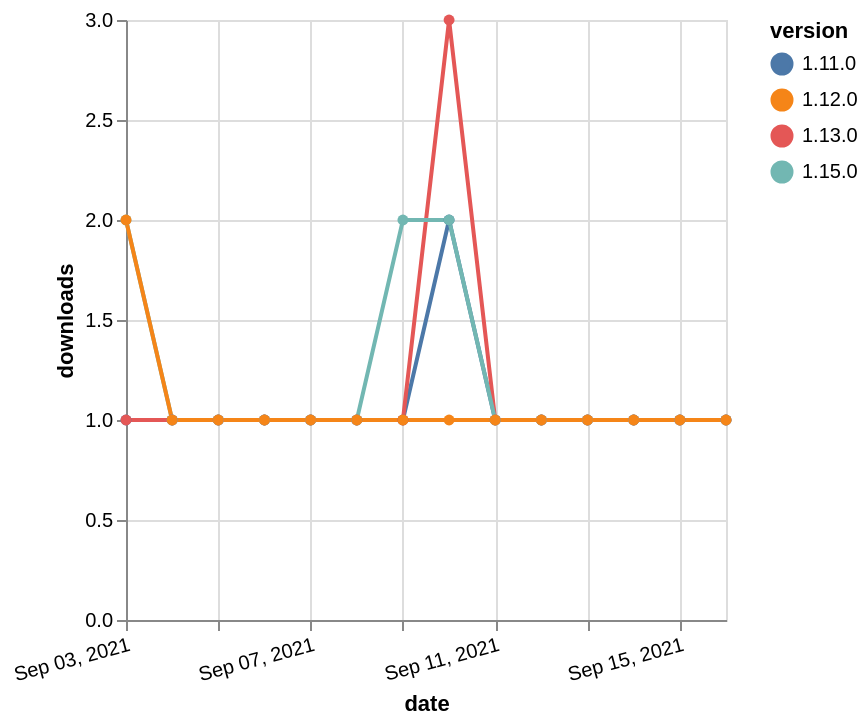

The Vega-Lite source for this figure:
### Vega-Lite specification from a JSON file in a GitHub repository (floating-point values rounded to 4 significant figures)
{"$schema": "https://vega.github.io/schema/vega-lite/v5.json", "description": "A simple bar chart with embedded data.", "data": {"values": [{"date": "2021-09-03", "total": 208, "delta": 1, "version": "1.11.0"}, {"date": "2021-09-04", "total": 209, "delta": 1, "version": "1.11.0"}, {"date": "2021-09-05", "total": 210, "delta": 1, "version": "1.11.0"}, {"date": "2021-09-06", "total": 211, "delta": 1, "version": "1.11.0"}, {"date": "2021-09-07", "total": 212, "delta": 1, "version": "1.11.0"}, {"date": "2021-09-08", "total": 213, "delta": 1, "version": "1.11.0"}, {"date": "2021-09-09", "total": 214, "delta": 1, "version": "1.11.0"}, {"date": "2021-09-10", "total": 216, "delta": 2, "version": "1.11.0"}, {"date": "2021-09-11", "total": 217, "delta": 1, "version": "1.11.0"}, {"date": "2021-09-12", "total": 218, "delta": 1, "version": "1.11.0"}, {"date": "2021-09-13", "total": 219, "delta": 1, "version": "1.11.0"}, {"date": "2021-09-14", "total": 220, "delta": 1, "version": "1.11.0"}, {"date": "2021-09-15", "total": 221, "delta": 1, "version": "1.11.0"}, {"date": "2021-09-16", "total": 222, "delta": 1, "version": "1.11.0"}, {"date": "2021-09-03", "total": 276, "delta": 1, "version": "1.13.0"}, {"date": "2021-09-04", "total": 277, "delta": 1, "version": "1.13.0"}, {"date": "2021-09-05", "total": 278, "delta": 1, "version": "1.13.0"}, {"date": "2021-09-06", "total": 279, "delta": 1, "version": "1.13.0"}, {"date": "2021-09-07", "total": 280, "delta": 1, "version": "1.13.0"}, {"date": "2021-09-08", "total": 281, "delta": 1, "version": "1.13.0"}, {"date": "2021-09-09", "total": 282, "delta": 1, "version": "1.13.0"}, {"date": "2021-09-10", "total": 285, "delta": 3, "version": "1.13.0"}, {"date": "2021-09-11", "total": 286, "delta": 1, "version": "1.13.0"}, {"date": "2021-09-12", "total": 287, "delta": 1, "version": "1.13.0"}, {"date": "2021-09-13", "total": 288, "delta": 1, "version": "1.13.0"}, {"date": "2021-09-14", "total": 289, "delta": 1, "version": "1.13.0"}, {"date": "2021-09-15", "total": 290, "delta": 1, "version": "1.13.0"}, {"date": "2021-09-16", "total": 291, "delta": 1, "version": "1.13.0"}, {"date": "2021-09-03", "total": 114, "delta": 2, "version": "1.15.0"}, {"date": "2021-09-04", "total": 115, "delta": 1, "version": "1.15.0"}, {"date": "2021-09-05", "total": 116, "delta": 1, "version": "1.15.0"}, {"date": "2021-09-06", "total": 117, "delta": 1, "version": "1.15.0"}, {"date": "2021-09-07", "total": 118, "delta": 1, "version": "1.15.0"}, {"date": "2021-09-08", "total": 119, "delta": 1, "version": "1.15.0"}, {"date": "2021-09-09", "total": 121, "delta": 2, "version": "1.15.0"}, {"date": "2021-09-10", "total": 123, "delta": 2, "version": "1.15.0"}, {"date": "2021-09-11", "total": 124, "delta": 1, "version": "1.15.0"}, {"date": "2021-09-12", "total": 125, "delta": 1, "version": "1.15.0"}, {"date": "2021-09-13", "total": 126, "delta": 1, "version": "1.15.0"}, {"date": "2021-09-14", "total": 127, "delta": 1, "version": "1.15.0"}, {"date": "2021-09-15", "total": 128, "delta": 1, "version": "1.15.0"}, {"date": "2021-09-16", "total": 129, "delta": 1, "version": "1.15.0"}, {"date": "2021-09-03", "total": 182, "delta": 2, "version": "1.12.0"}, {"date": "2021-09-04", "total": 183, "delta": 1, "version": "1.12.0"}, {"date": "2021-09-05", "total": 184, "delta": 1, "version": "1.12.0"}, {"date": "2021-09-06", "total": 185, "delta": 1, "version": "1.12.0"}, {"date": "2021-09-07", "total": 186, "delta": 1, "version": "1.12.0"}, {"date": "2021-09-08", "total": 187, "delta": 1, "version": "1.12.0"}, {"date": "2021-09-09", "total": 188, "delta": 1, "version": "1.12.0"}, {"date": "2021-09-10", "total": 189, "delta": 1, "version": "1.12.0"}, {"date": "2021-09-11", "total": 190, "delta": 1, "version": "1.12.0"}, {"date": "2021-09-12", "total": 191, "delta": 1, "version": "1.12.0"}, {"date": "2021-09-13", "total": 192, "delta": 1, "version": "1.12.0"}, {"date": "2021-09-14", "total": 193, "delta": 1, "version": "1.12.0"}, {"date": "2021-09-15", "total": 194, "delta": 1, "version": "1.12.0"}, {"date": "2021-09-16", "total": 195, "delta": 1, "version": "1.12.0"}]}, "width": "container", "mark": {"type": "line", "point": {"filled": true}}, "encoding": {"x": {"field": "date", "type": "temporal", "timeUnit": "yearmonthdate", "title": "date", "axis": {"labelAngle": -15}}, "y": {"field": "delta", "type": "quantitative", "title": "downloads"}, "color": {"field": "version", "type": "nominal"}, "tooltip": {"field": "delta"}}}
